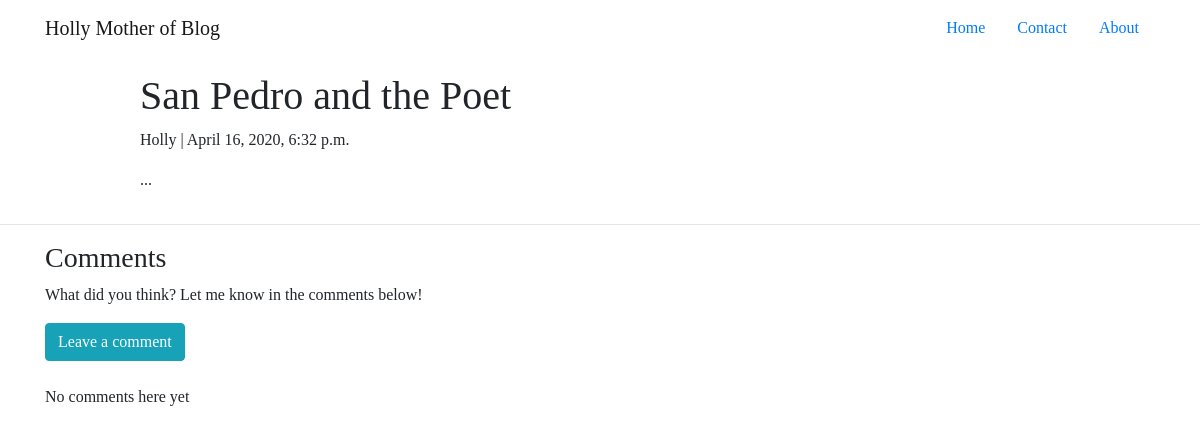
The page /san-pedro-and-the-poet/ on the database its author committed.
### blog/models.py (models this page shows, shortened)
class Post(models.Model):
    title = models.CharField(max_length=200, unique=True)
    brief = models.CharField(max_length=200, unique=False, default='...')
    slug = models.SlugField(max_length=200, unique=True)
    author = models.ForeignKey(User, on_delete= models.CASCADE,related_name='blog_posts')
    updated_on = models.DateTimeField(auto_now= True)
    content = models.TextField()
    created_on = models.DateTimeField(auto_now_add=True)
    status = models.IntegerField(choices=STATUS, default=0)
    cover_image = models.CharField(max_length=50, default='')
    ready = models.IntegerField(choices=STATUS,default=0)
    class Meta:
        ordering = ['-created_on']

### blog/views.py (the view)
# urls.py: path('<slug:slug>/', views.PostDetail.as_view(), name='post_detail'),
class PostDetail(generic.DetailView):
    model = Post
    template_name = 'blog/post_detail.html'

### blog/templates/blog/post_detail.html (shortened to what this page needs)
{% extends 'blog/header.html' %}
{% block content %}
<head>
    {% load static %}
    <link rel="stylesheet" href="https://stackpath.bootstrapcdn.com/bootstrap/4.3.1/css/bootstrap.min.css">
    <link rel="stylesheet" href="{% static 'blogcss/style2.css' %}">
</head>
<body>
  <div class="container">
    <div class="row">
      <div class="col-md-8 col-md-10 mx-auto">
        <br>
        <br>
        <br>
        <h1>{% block title %} {{ post.title }} {% endblock title %}</h1>
        <p class="text-faded">{{ post.author }} | {{ post.created_on }}</p>
        <p class="card-text">{{ post.content | safe}}</p>
      </div>
    </div>
  </div>
  <hr>
  <div class="container">
    <h3>Comments</h3>
    <p>What did you think? Let me know in the comments below!</p>
    <div id="add_comment">
      <a class="btn btn-info" href="{% url 'add_comment_to_post' pk=post.pk %}">Leave a comment</a>
      <br>
      <br>
      {% for comment in post.comments.all %}
        <div class="comment">
          <div class="date">{{ comment.created_on }}</div>
          <strong>{{ comment.name|capfirst }}</strong>
          <p>{{ comment.body|linebreaks }}</p>
        </div>
      <hr>
      {% empty %}
          <p>No comments here yet</p>
      {% endfor %}
    </div>
  </div>
</body>
{% endblock %}

### static/blogcss/style2.css (style rules this page uses)
body { font-family: "Georgia", Georgia, serif; }
p { text-align: justify; }

### rows shown on the page
Post: title "San Pedro and the Poet", author "Holly", created_on "April 16, 2020, 6:32 p.m.", content "..."
